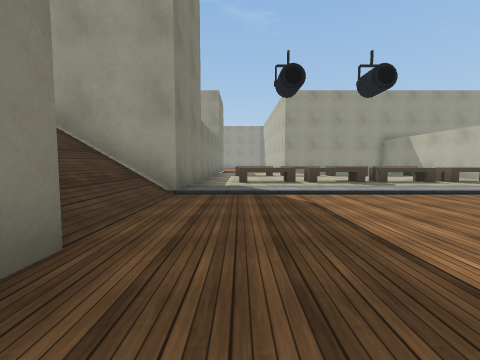
View 1 (above)

24 first-person views from a walk through a scene from a Unity 3-D project. The camera is 1.2 m above the floor, tilts 4° down and sees 90° across. The floor is counted in squares, 2 m on a side. Each view is taken from the middle of a square. On the plan, view 1 faces up. The plan holds only what a view shows up to about 9 squares ahead; the rest is blank. The place goes on beyond the plan. The player is left out. Some animated figures are not drawn. Some surface patterns are stand-ins.

View 2
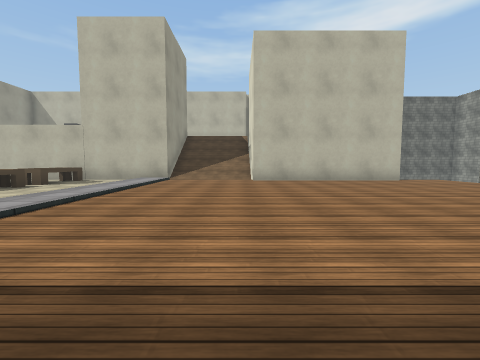

View 3
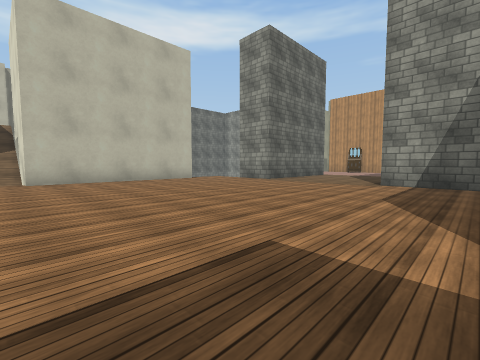

View 4
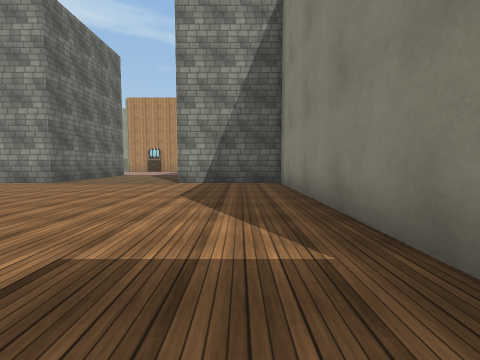

View 5
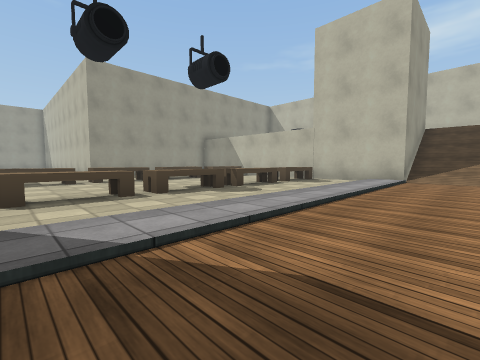

View 6
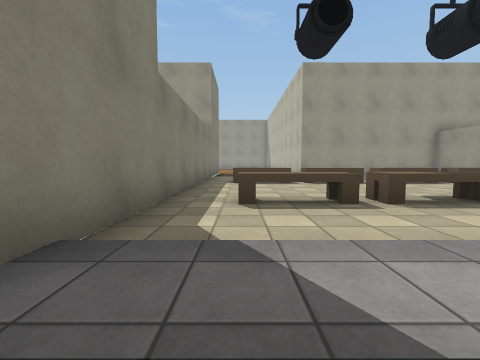

View 7
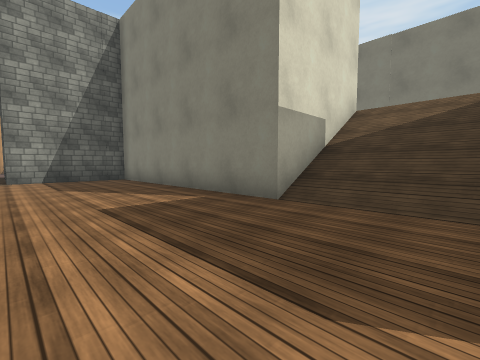

View 8
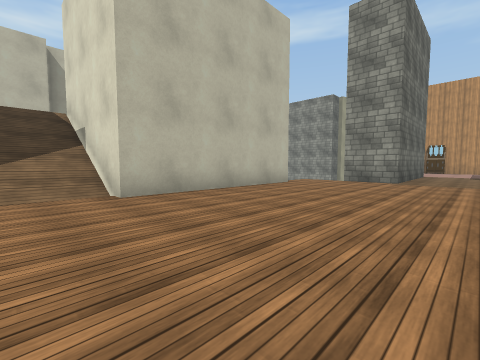

View 9
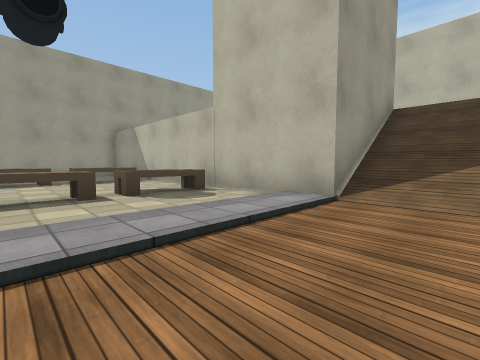

View 10
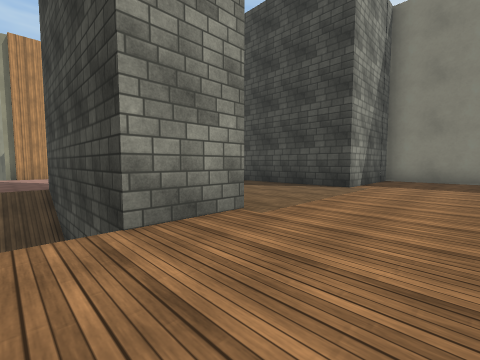

View 11
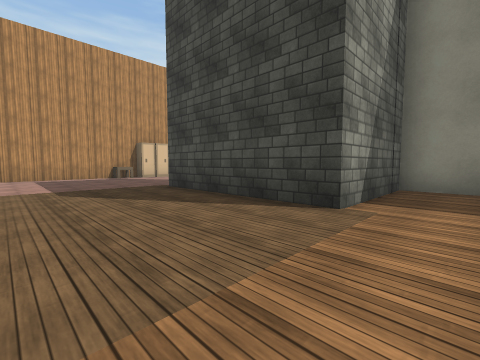

View 12
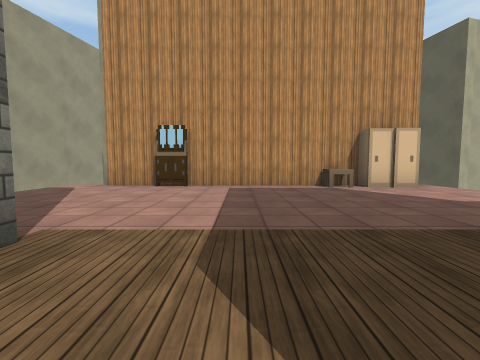

View 13
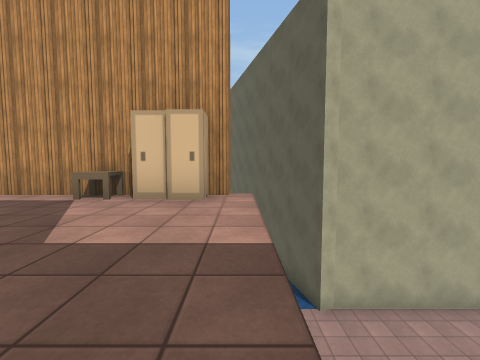

View 14
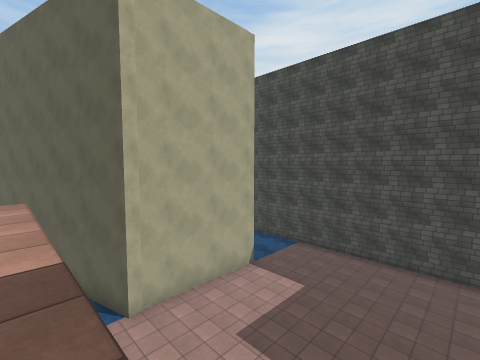

View 15
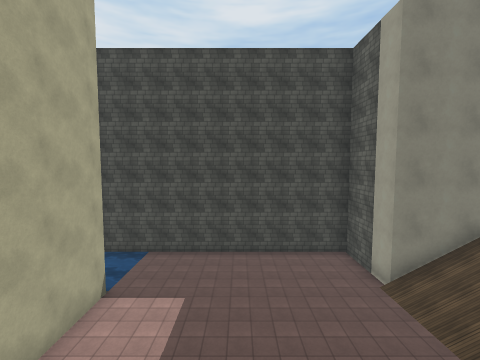

View 16
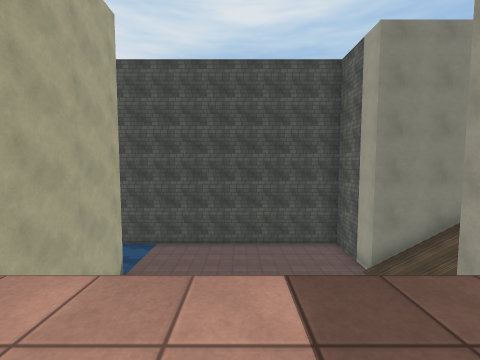

View 17
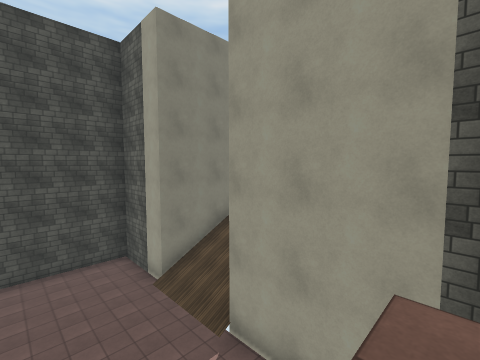

View 18
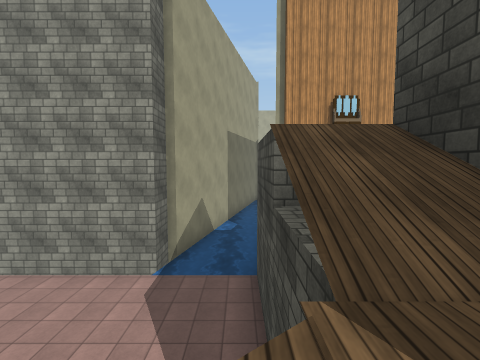

View 19
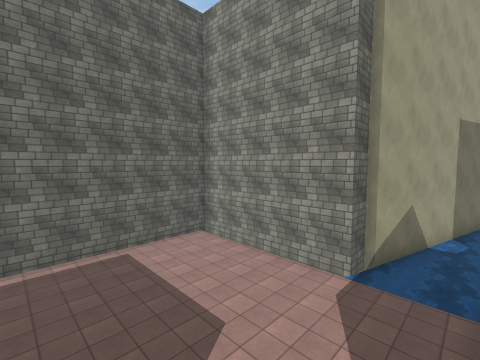

View 20
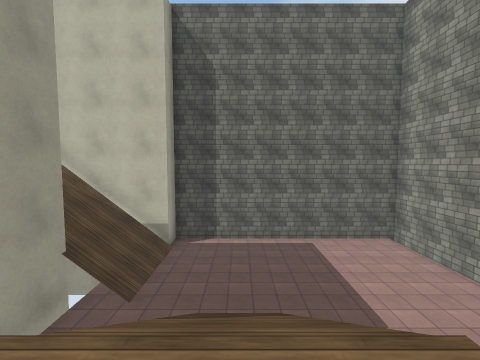

View 21
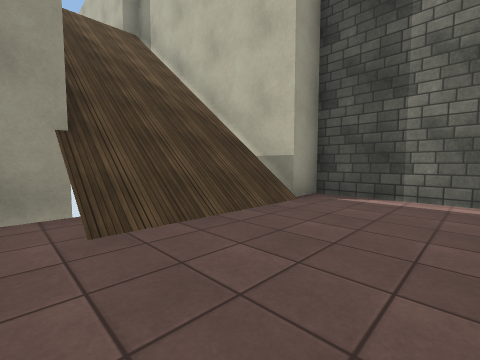

View 22
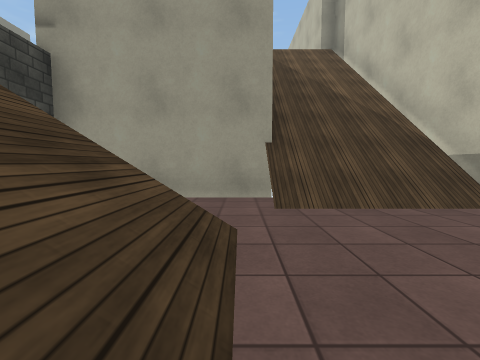

View 23
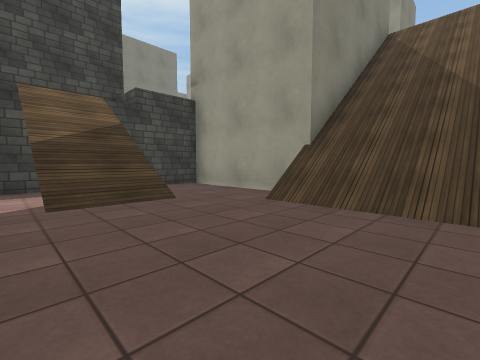

View 24
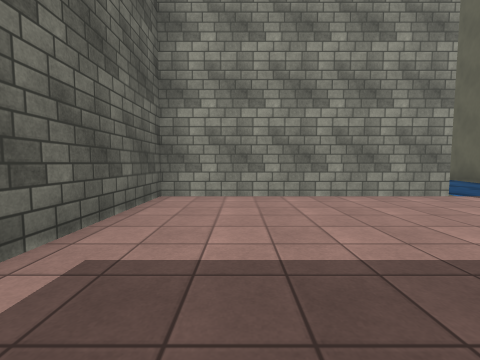

### Floor plan
Key: @ floor where view 1 was taken; # wall or solid block; x gap in a wall; . main floor; : floor 0.25 m higher than the main floor; - floor 1.75 m lower than the main floor; + floor 4 m higher than the main floor; _ floor 6 m lower than the main floor; / step, stairs or slope; ≈ water the walk keeps out of; v drop or lower ground; B bench; C closet; T table.
Columns run from 11 left of view 1 to 17 right of it. Each row starts with its distance up from view 1.
 10           ..........+
  9           ..........+
  8           .BB.BBBBBB#
  7          #..........#
  6          #..........#
  5        ###::::::::::####   #
  4    #  +///..........////   #
  3    #  +///..........////   #
  2    #  +///..........////+++#
  1    #   ###..........####///#
  0          #.@........#  #///#
 -1          #..........#  #///#
 -2          #..........#  #///#
 -3          #..........####///#
 -4          #..........____///##
 -5    #/    #..........____///_#
 -6    #//   #####...## /_______#
 -7 ####///###   #...##-////____#
 -8 #___///_     #...##//_______#
 -9 #_______     #...##/________#
-10 #______   /  .......________#
-11 #______   /.........________#
-12 #_______  /.........________#
-13 #________ /.........≈≈#######
-14  ________ /C.T......vv#
-15  ________ _########xvv#
-16  ≈≈≈#####         #vv##
-17  ≈≈     #≈        # v#
-18          ≈          v#

Positions as (right, up) in squares from view 1, and headings:
1: (0, 0), facing up
2: (0, 2), facing right
3: (0, 2), facing down-right
4: (0, 2), facing down
5: (0, 3), facing up-right
6: (0, 4), facing up
7: (2, 4), facing down-left
8: (4, 3), facing down-right
9: (5, 3), facing up-right
10: (8, -3), facing down-left
11: (5, -4), facing down-left
12: (4, -8), facing down
13: (-1, -10), facing down
14: (-1, -10), facing down-left
15: (-1, -12), facing left
16: (0, -12), facing left
17: (-1, -11), facing up-left
18: (9, -7), facing down
19: (9, -7), facing down-right
20: (8, -7), facing right
21: (12, -7), facing up-right
22: (12, -8), facing up
23: (15, -8), facing up-left
24: (15, -8), facing down
